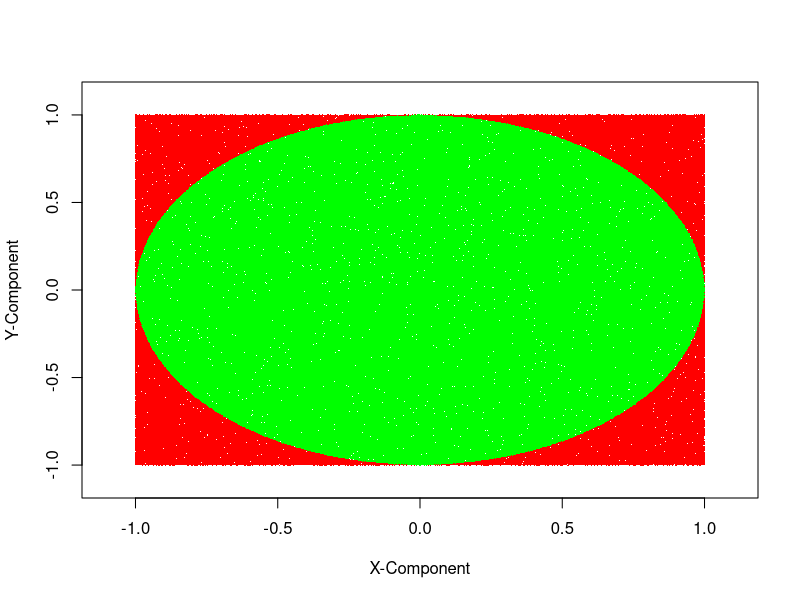

The R script that drew this image:
## Homework 1 Question 2
##
## Author: Zachary G. Lacey
## Email: zlacey@g.ucla.edu
## Date: September 24th, 2021
## 
## Course: STAT 202A - Statistics Programming
## Assignment: Homework 1
## Due Date: October 6th, 2021 (Wednesday), 2:00 PM PST
##
## Question 2
##

## 2. Functions to approximate pi.

## a. Write a function called pi2(n) that approximates pi as a function of 'n', 
##    using the approximation:
##
##    pi2(n) = lim sqrt(6 * summation (k^-2))
##
##    Evaluate pi2(10^j) for j = 0, 1, 2, ..., 6.

pi2 <- function(n) {
  summation <- rep(1, n)
  
  for (k in 2:n) {
    summation[k] <- 1 / k^2
  }
  
  cumulative_summation <- (6 * cumsum(summation))
  pi2_estimates <- sqrt(cumulative_summation)
  
  pi2_estimates[n]
}


# Start the clock!
ptm <- proc.time()

pi2_0 <- pi2(10^0)
pi2_1 <- pi2(10^1)
pi2_2 <- pi2(10^2)
pi2_3 <- pi2(10^3)
pi2_4 <- pi2(10^4)
pi2_5 <- pi2(10^5)
pi2_6 <- pi2(10^6)

# Stop the clock
proc.time() - ptm


## b. Write a function pi3(n) that approximates pi as a function of 'n', by 
##    simulating random points in the square with vertices (-1, 1), (-1, 1), 
##    (1, 1), and (1, -1), seeing what fraction of them are in the unit circle 
##    [the circle with radius 1 centered at the origin], and then convert the 
##    fraction into an estimate of pi. Evaluate pi3(10^j) for 
##    j = 0, 1, 2, ..., 6. For j = 6, plot your simulated points, using 
##    different plotting symbols for simulated points inside and outside the 
##    unit circle. There is no need for you to plot the unit circle also. 

pi3 <- function(n, plot_bool) {
  x <- runif(n) * 2 - 1
  y <- runif(n) * 2 - 1
  
  is_in_unit_circle <- (x^2 + y^2 <= 1)
  if (plot_bool) {
    plot(c(-1.1, 1.1), c(-1.1, 1.1), type = "n", 
         xlab = "X-Component", ylab = "Y-Component")
    
    points(x[which(is_in_unit_circle)], 
           y[which(is_in_unit_circle)], 
           cex = 0.8,
           pch=".", col="green")
    points(x[which(!is_in_unit_circle)], 
           y[which(!is_in_unit_circle)], 
           cex = 0.8,
           pch=".", col="red")
  }
  
  
  pi_estimate <- 4 * sum(is_in_unit_circle) / n
}

plot_pi3 <- function(n) {
  plot(x[is_in_unit], y)
}

pi3_0 <- pi3(10^0, FALSE)
pi3_1 <- pi3(10^1, FALSE)
pi3_2 <- pi3(10^2, FALSE)
pi3_3 <- pi3(10^3, FALSE)
pi3_4 <- pi3(10^4, FALSE)
pi3_5 <- pi3(10^5, FALSE)
pi3_6 <- pi3(10^6, TRUE)